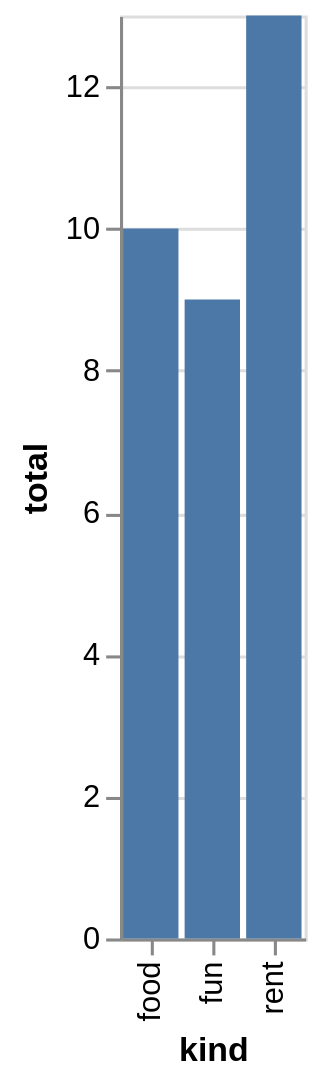

Vega-Lite specification for this chart:
### Vega-Lite specification from a JSON file in a GitHub repository (floating-point values rounded to 4 significant figures)
{"$schema": "https://vega.github.io/schema/vega-lite/v6.json", "data": {"values": [{"amount": 3, "kind": "rent", "month": "Jan"}, {"amount": 5, "kind": "food", "month": "Jan"}, {"amount": 2, "kind": "fun", "month": "Jan"}, {"amount": 4, "kind": "rent", "month": "Feb"}, {"amount": 2, "kind": "food", "month": "Feb"}, {"amount": 6, "kind": "fun", "month": "Feb"}, {"amount": 6, "kind": "rent", "month": "Mar"}, {"amount": 3, "kind": "food", "month": "Mar"}, {"amount": 1, "kind": "fun", "month": "Mar"}]}, "description": "Explicit aggregate with groupby.", "encoding": {"x": {"field": "kind", "type": "nominal"}, "y": {"field": "total", "type": "quantitative"}}, "mark": "bar", "transform": [{"aggregate": [{"as": "total", "field": "amount", "op": "sum"}], "groupby": ["kind"]}], "usermeta": {"easel": {"standin_ratio": 0.0204, "threshold": 0.05}}}
